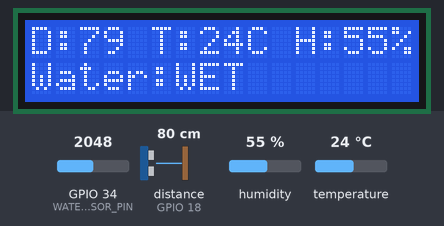
A sketch run on a simulated ESP32. Shown: 16×2 character LCD. Wiring (inferred from the names in the program): ultrasonic range finder: trigger GPIO 5; echo GPIO 18. Inputs (shaded band) come from the test bench; at power-on: GPIO 34 (WATER_SENSOR_PIN) = 2048, distance to the obstacle (sensor on GPIO 18) 80 cm, humidity 55 %, temperature 24 °C. The echo pulse lasts 58.3 µs per cm; what the sketch prints to the serial monitor is not drawn.

Above: at 3.2 s.
3.3 s: GPIO 34 (WATER_SENSOR_PIN) set to 1558
5.4 s: GPIO 34 (WATER_SENSOR_PIN) set to 1471
At 7.3 s:
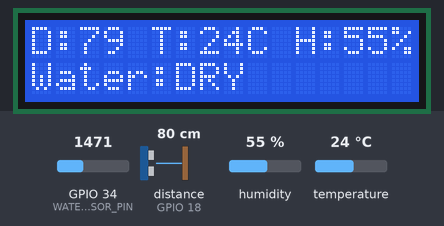
8.2 s: distance to the obstacle (sensor on GPIO 18) set to 120 cm
At 9.5 s:
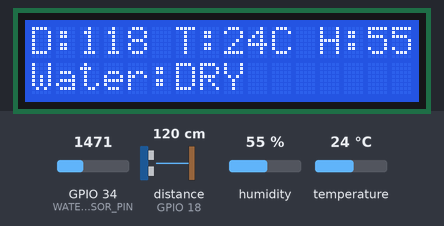
16.0 s: humidity set to 22 %
At 18.8 s:
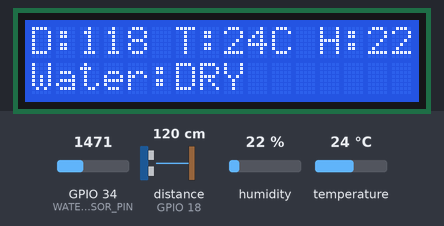
19.1 s: temperature set to 12 °C
At 21.4 s:
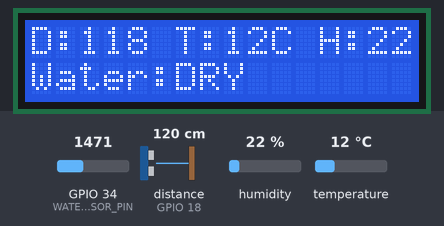
22.2 s: distance to the obstacle (sensor on GPIO 18) set to 2 cm
At 23.6 s:
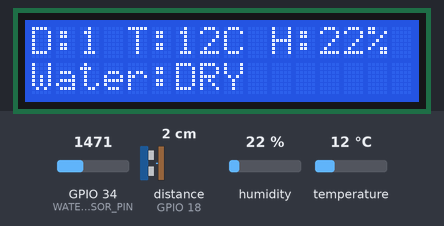
Timing chart, 0 to 25.2 s (numbered marks = the images above; inputs shaded):
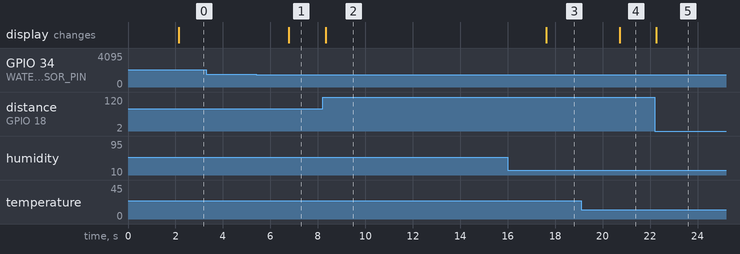

Measured:
- the behaviour switches between 1501 and 1500 on GPIO 34 (WATER_SENSOR_PIN) (found by bisection; images 0 and 1)
- after the input at 3.3 s, every drawn part: stays the same
- after the input at 5.4 s, the display: changes after 1.4 s (image 1)
- after the input at 8.2 s, the display: changes after 0.13 s (image 2)
- after the input at 16.0 s, the display: changes after 1.6 s (image 3)
- after the input at 19.1 s, the display: changes after 1.6 s (image 4)
- after the input at 22.2 s, the display: changes after 0.06 s (image 5)

The sketch:

flood_sensor.ino
```cpp
#include <Wire.h>
#include <LiquidCrystal_I2C.h>
#include <DHT.h>

// ---- LCD ----
LiquidCrystal_I2C lcd(0x27, 16, 2);

// ---- Ultrasonic ----
#define TRIG_PIN 5
#define ECHO_PIN 18

// ---- DHT11 ----
#define DHTPIN 4
#define DHTTYPE DHT11
DHT dht(DHTPIN, DHTTYPE);

// ---- Water Sensor ----
#define WATER_SENSOR_PIN 34
int waterThreshold = 1500; // Adjust this value after testing

void setup() {
  Serial.begin(115200);
  lcd.init();
  lcd.backlight();
  dht.begin();

  pinMode(TRIG_PIN, OUTPUT);
  pinMode(ECHO_PIN, INPUT);
  pinMode(WATER_SENSOR_PIN, INPUT);

  lcd.setCursor(0, 0);
  lcd.print("System Ready...");
  delay(2000);
  lcd.clear();
}

void loop() {
  // --- Ultrasonic ---
  digitalWrite(TRIG_PIN, LOW);
  delayMicroseconds(2);
  digitalWrite(TRIG_PIN, HIGH);
  delayMicroseconds(10);
  digitalWrite(TRIG_PIN, LOW);
  long duration = pulseIn(ECHO_PIN, HIGH, 30000);
  float distance = duration * 0.034 / 2;

  // --- DHT11 ---
  float temp = dht.readTemperature();
  float hum = dht.readHumidity();

  // --- Water Sensor ---
  int waterValue = analogRead(WATER_SENSOR_PIN);
  String waterStatus = (waterValue > waterThreshold) ? "WET " : "DRY ";

  // --- Serial Output ---
  Serial.print("Distance: "); Serial.print(distance); Serial.print(" cm | ");
  Serial.print("Temp: "); Serial.print(temp); Serial.print(" C | ");
  Serial.print("Humidity: "); Serial.print(hum); Serial.print(" % | ");
  Serial.print("Water: "); Serial.print(waterValue);
  Serial.print(" | Status: "); Serial.println(waterStatus);

  // --- LCD Output ---
  lcd.clear();  // Clear full screen each time to prevent character overlap
  lcd.setCursor(0, 0);
  lcd.print("D:");
  lcd.print((int)distance);
  lcd.print(" T:");
  lcd.print((int)temp);
  lcd.print("C H:");
  lcd.print((int)hum);
  lcd.print("%");

  lcd.setCursor(0, 1);
  lcd.print("Water:");
  lcd.print(waterStatus);

  delay(1500);
}
```
